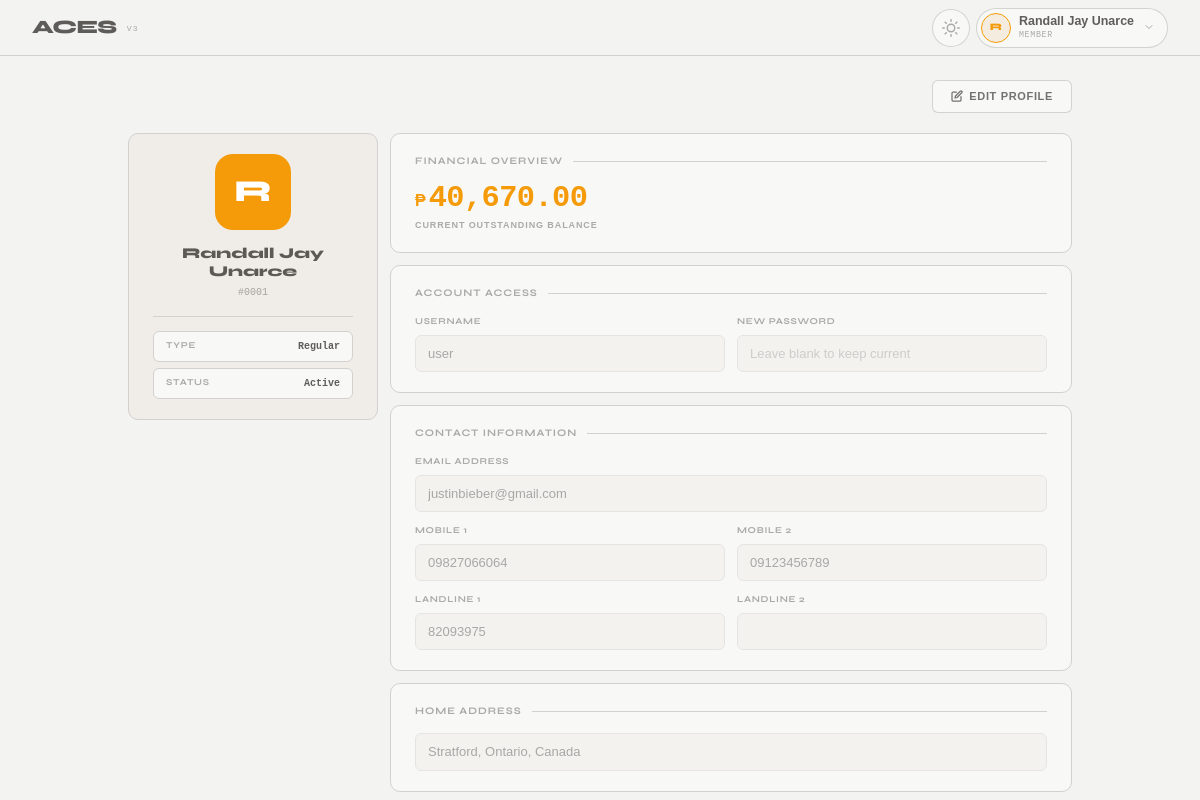
/index.php (signed in), run on the app's committed database.
### tables this page shows
CREATE TABLE `members` (
  `id` int(11) NOT NULL,
  `member_id` int(11) DEFAULT NULL,
  `membership_type` varchar(50) DEFAULT NULL,
  `username` varchar(50) DEFAULT NULL,
  `password` varchar(255) DEFAULT NULL,
  `first_name` varchar(100) DEFAULT NULL,
  `middle_name` varchar(100) DEFAULT NULL,
  `last_name` varchar(100) DEFAULT NULL,
  `email` varchar(150) DEFAULT NULL,
  `profile_picture` varchar(255) DEFAULT NULL,
  `prefix` varchar(20) DEFAULT NULL,
  `suffix` varchar(20) DEFAULT NULL,
  `birthdate` date DEFAULT NULL,
  `death_date` date DEFAULT NULL,
  `approval_date` datetime DEFAULT NULL,
  `balance` decimal(10,2) DEFAULT 0.00,
  `is_mgs` tinyint(1) DEFAULT 0,
  `remarks` text DEFAULT NULL,
  `role_id` int(11) DEFAULT NULL,
  `phone_number` varchar(20) DEFAULT NULL,
  `telephone_number` varchar(20) DEFAULT NULL,
  `civil_status` varchar(20) DEFAULT NULL,
  `address` text DEFAULT NULL,
  `status` enum('Active','Deceased','Delisted','On-Hold','Overdue','Under Litigation') NOT NULL DEFAULT 'Active',
  `phone_number_2` varchar(255) DEFAULT NULL,
  `telephone_number_2` varchar(255) DEFAULT NULL
);

### views/auth/member/profile.php (the view, shortened to what this page needs)
<?php
$memberId = $_SESSION['member_id'] ?? 0;
$stmt = $db->prepare("SELECT * FROM members WHERE id = ?");
$stmt->execute([$memberId]);
$m = $stmt->fetch(PDO::FETCH_ASSOC);
$initial         = strtoupper(substr($m['first_name'] ?? 'U', 0, 1));
$fullName        = htmlspecialchars(trim(($m['first_name'] ?? '') . ' ' . ($m['last_name'] ?? '')));
$memberIdDisplay = str_pad($m['id'] ?? 0, 4, '0', STR_PAD_LEFT);
?>
<div id="mp-root">
    <div class="mp-page">
        <div class="mp-topbar">
            <button type="button" id="mp-edit-btn" class="mp-btn-edit">
                <svg width="12" height="12" viewBox="0 0 24 24" fill="none" stroke="currentColor" stroke-width="2.5" stroke-linecap="round" stroke-linejoin="round">
                    <path d="M11 4H4a2 2 0 0 0-2 2v14a2 2 0 0 0 2 2h14a2 2 0 0 0 2-2v-7" />
                    <path d="M18.5 2.5a2.121 2.121 0 0 1 3 3L12 15l-4 1 1-4 9.5-9.5z" />
                </svg>
                Edit Profile
            </button>
        </div>
        <form id="mp-form" action="index.php?action=update_member_credentials" method="POST">
            <div class="mp-grid">
                <div class="mp-card mp-identity">
                    <div class="mp-avatar"><?= $initial ?></div>
                    <div class="mp-identity__name"><?= $fullName ?></div>
                    <div class="mp-identity__id">#<?= $memberIdDisplay ?></div>
                    <div class="mp-divider"></div>
                    <div class="mp-pill-row">
                        <div class="mp-pill">
                            <span class="mp-pill__label">Type</span>
                            <span class="mp-pill__val"><?= htmlspecialchars($m['membership_type'] ?? 'Regular') ?></span>
                        </div>
                        <div class="mp-pill">
                            <span class="mp-pill__label">Status</span>
                            <span class="mp-pill__val"><?= htmlspecialchars($m['status'] ?? 'Active') ?></span>
                        </div>
                    </div>
                </div>
                <div class="mp-right">
                    <div class="mp-card">
                        <div class="mp-section-label">Financial Overview</div>
                        <div class="mp-balance-wrap">
                            <span class="mp-currency">₱</span>
                            <span class="mp-amount"><?= number_format($m['balance'] ?? 0, 2) ?></span>
                        </div>
                        <div class="mp-subtext">Current outstanding balance</div>
                    </div>
                    <div class="mp-card">
                        <div class="mp-section-label">Account Access</div>
                        <div class="mp-row-2">
                            <div class="mp-field">
                                <label>Username</label>
                                <input type="text" name="username" class="mp-input mp-editable"
                                    value="<?= htmlspecialchars($m['username'] ?? '') ?>"
                                    autocomplete="username" disabled required>
                            </div>
                            <div class="mp-field">
                                <label>New Password</label>
                                <input type="password" name="password" class="mp-input mp-editable"
                                    placeholder="Leave blank to keep current"
                                    autocomplete="new-password" disabled>
                            </div>
                        </div>
                    </div>
                    <div class="mp-card">
                        <div class="mp-section-label">Contact Information</div>
                        <div class="mp-field">
                            <label>Email Address</label>
                            <input type="email" name="email" class="mp-input mp-editable"
                                value="<?= htmlspecialchars($m['email'] ?? '') ?>" disabled>
                        </div>
                        <div class="mp-row-2 mp-mt">
                            <div class="mp-field">
                                <label>Mobile 1</label>
                                <input type="text" name="phone_number" class="mp-input mp-editable"
                                    value="<?= htmlspecialchars($m['phone_number'] ?? '') ?>" disabled>
                            </div>
                            <div class="mp-field">
                                <label>Mobile 2</label>
                                <input type="text" name="phone_number_2" class="mp-input mp-editable"
                                    value="<?= htmlspecialchars($m['phone_number_2'] ?? '') ?>" disabled>
                            </div>
                        </div>
                        <div class="mp-row-2 mp-mt">
                            <div class="mp-field">
                                <label>Landline 1</label>
                                <input type="text" name="telephone_number" class="mp-input mp-editable"
                                    value="<?= htmlspecialchars($m['telephone_number'] ?? '') ?>" disabled>
                            </div>
                            <div class="mp-field">
                                <label>Landline 2</label>
                                <input type="text" name="telephone_number_2" class="mp-input mp-editable"
                                    value="<?= htmlspecialchars($m['telephone_number_2'] ?? '') ?>" disabled>
                            </div>
                        </div>
                    </div>
                    <div class="mp-card">
                        <div class="mp-section-label">Home Address</div>
                        <div class="mp-field">
                            <input type="text" name="address" class="mp-input mp-editable"
                                value="<?= htmlspecialchars($m['address'] ?? '') ?>" disabled>
                        </div>
                    </div>
                </div>
            </div>
        </form>
    </div>
</div>

### assets/css/variables.css (style rules this page uses)
:root { --bg: #f3f3f2; --surface: #f8f8f7; --raised: #f0ede8; --rim: #e0dcd5; --gold: #f59b0a; --gold-dim: rgba(217, 142, 22, 0.1); --text: #1c1a17b2; --t2: rgba(26, 25, 23, 0.6); --t3: rgba(26, 25, 23, 0.35); --border: rgba(211, 209, 207, 1.0); --border2: rgba(0, 0, 0, 0.15); --danger: #d93d3d; --ok: #27a858; --font-main: 'Poppins', sans-serif; --font-heading: 'Syne', sans-serif; --font-mono: 'IBM Plex Mono', monospace; --status-active: #10b981; --status-deceased: #4b5563; --status-delisted: #ef4444; --status-hold: #3b82f6; --status-overdue: #f59e0b; --status-litigation: #8b5cf6; }

### assets/css/main.css (style rules this page uses)
html { transition: background-color 0.3s ease, color 0.3s ease; }
body { background-color: var(--bg); color: var(--text); }

### data on the page
members: first_name "R", fullName "Randall Jay Unarce", id "0001", membership_type "Regular", status "Active", balance "40,670.00", username "user", email "justinbieber@gmail.com", phone_number "09827066064", phone_number_2 "09123456789", telephone_number "82093975", address "Stratford, Ontario, Canada"

### other printed values
$user['initials'] "R"
$user['name'] "Randall Jay Unarce"
$user['role'] "MEMBER"
